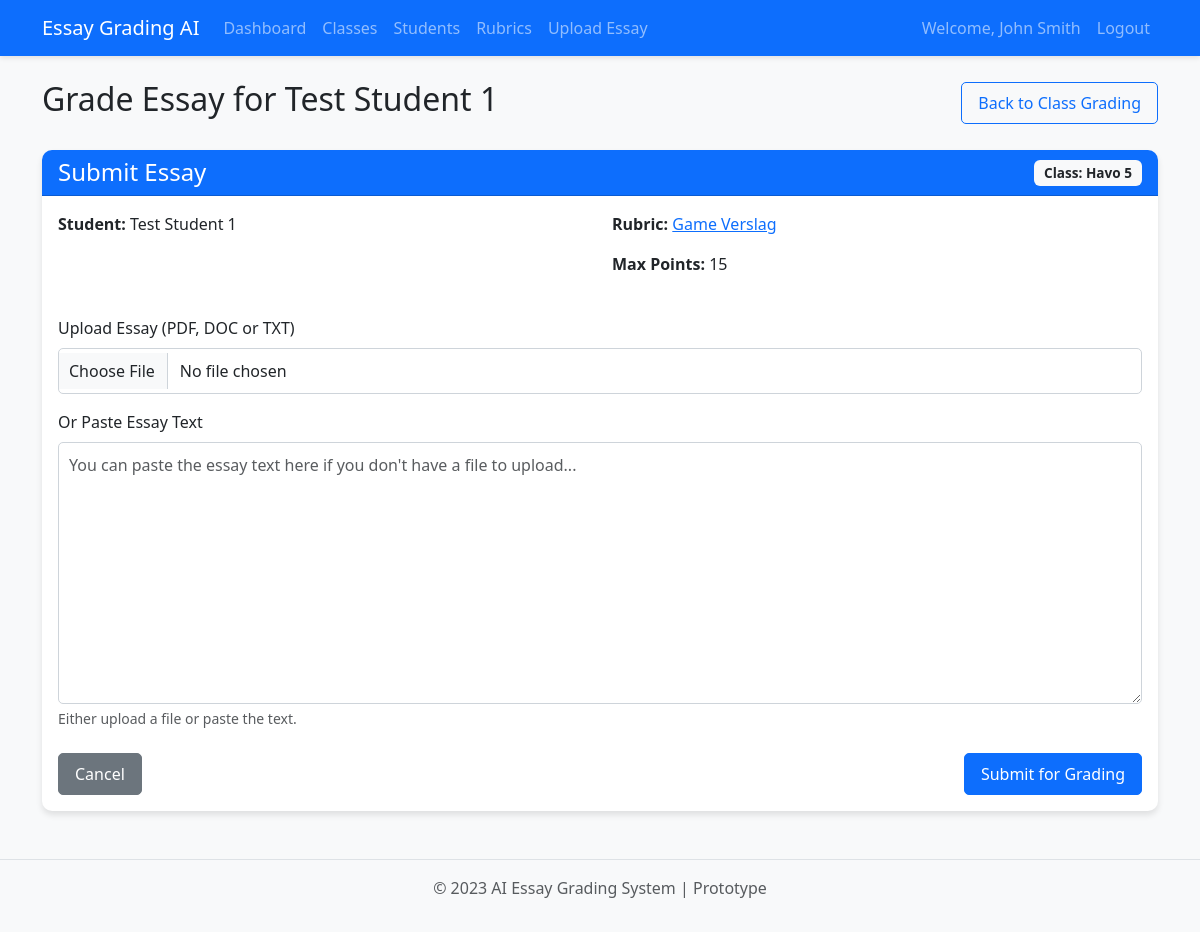
Page /classes/1/grade/1 (signed in) on the committed database.
### app.py (models this page shows)
class User(UserMixin, db.Model):
    id = db.Column(db.Integer, primary_key=True)
    email = db.Column(db.String(100), unique=True, nullable=False)
    password = db.Column(db.String(200), nullable=False)
    name = db.Column(db.String(100), nullable=False)
    rubrics = db.relationship('Rubric', backref='user', lazy=True)
    essays = db.relationship('Essay', backref='user', lazy=True)
    classes = db.relationship('Class', backref='teacher', lazy=True)
    students = db.relationship('Student', backref='teacher', lazy=True)

class Student(db.Model):
    id = db.Column(db.Integer, primary_key=True)
    name = db.Column(db.String(100), nullable=False)
    email = db.Column(db.String(100), nullable=True)
    user_id = db.Column(db.Integer, db.ForeignKey('user.id'), nullable=False)  # Teacher
    created_at = db.Column(db.DateTime, default=datetime.utcnow)
    essays = db.relationship('Essay', backref='student', lazy=True)

class Class(db.Model):
    id = db.Column(db.Integer, primary_key=True)
    name = db.Column(db.String(100), nullable=False)
    description = db.Column(db.Text, nullable=True)
    user_id = db.Column(db.Integer, db.ForeignKey('user.id'), nullable=False)
    rubric_id = db.Column(db.Integer, db.ForeignKey('rubric.id'), nullable=True)
    created_at = db.Column(db.DateTime, default=datetime.utcnow)
    students = db.relationship('Student', secondary=student_class, lazy='subquery',
                               backref=db.backref('classes', lazy=True))
    essays = db.relationship('Essay', backref='class_ref', lazy=True)

class Rubric(db.Model):
    id = db.Column(db.Integer, primary_key=True)
    name = db.Column(db.String(100), nullable=False)
    user_id = db.Column(db.Integer, db.ForeignKey('user.id'), nullable=False)
    criteria = db.relationship('RubricCriterion', backref='rubric', lazy=True, cascade="all, delete-orphan")
    essays = db.relationship('Essay', backref='rubric', lazy=True)
    created_at = db.Column(db.DateTime, default=datetime.utcnow)
    classes = db.relationship('Class', backref='assigned_rubric', lazy=True)

### app.py (the view, shortened to what this page needs)
@app.route('/classes/<int:class_id>/grade/<int:student_id>', methods=['GET', 'POST'])
@login_required
def grade_student_essay(class_id, student_id):
    class_obj = Class.query.filter_by(id=class_id, user_id=current_user.id).first_or_404()
    student = Student.query.filter_by(id=student_id, user_id=current_user.id).first_or_404()
    if student not in class_obj.students:
        flash('This student is not enrolled in this class.', 'danger')
        return redirect(url_for('class_grading', class_id=class_id))
    if not class_obj.rubric_id:
        flash('You need to assign a rubric to this class before grading essays.', 'warning')
        return redirect(url_for('edit_class', class_id=class_id))
    return render_template('classes/grade_student.html', class_obj=class_obj, student=student)

### app.py (called while the page is built)
@login_manager.user_loader
def load_user(user_id):
    return User.query.get(int(user_id))

### templates/classes/grade_student.html (shortened to what this page needs)
{% extends "base.html" %}
{% block content %}
<div class="d-flex justify-content-between align-items-center mb-4">
    <h2>Grade Essay for {{ student.name }}</h2>
    <a href="{{ url_for('class_grading', class_id=class_obj.id) }}" class="btn btn-outline-primary">Back to Class Grading</a>
</div>
<div class="card">
    <div class="card-header bg-primary text-white">
        <div class="d-flex justify-content-between align-items-center">
            <h4 class="mb-0">Submit Essay</h4>
            <span class="badge bg-light text-dark">Class: {{ class_obj.name }}</span>
        </div>
    </div>
    <div class="card-body">
        <div class="mb-4">
            <div class="row">
                <div class="col-md-6">
                    <p><strong>Student:</strong> {{ student.name }}</p>
                </div>
                <div class="col-md-6">
                    <p><strong>Rubric:</strong> <a href="{{ url_for('view_rubric', rubric_id=class_obj.rubric_id) }}">{{ class_obj.assigned_rubric.name }}</a></p>
                    <p><strong>Max Points:</strong> {{ class_obj.assigned_rubric.criteria|sum(attribute='max_points') }}</p>
                </div>
            </div>
        </div>
        <form method="post" enctype="multipart/form-data">
            <div class="mb-3">
                <label for="essay" class="form-label">Upload Essay (PDF, DOC or TXT)</label>
                <input class="form-control" type="file" id="essay" name="essay" accept=".pdf,.doc,.docx,.txt">
            </div>
            <div class="mb-3">
                <label for="essay_text" class="form-label">Or Paste Essay Text</label>
                <textarea class="form-control" id="essay_text" name="essay_text" rows="10"
                          placeholder="You can paste the essay text here if you don't have a file to upload..."></textarea>
                <div class="form-text">Either upload a file or paste the text.</div>
            </div>
            <div class="d-flex justify-content-between mt-4">
                <a href="{{ url_for('class_grading', class_id=class_obj.id) }}" class="btn btn-secondary">Cancel</a>
                <button type="submit" class="btn btn-primary">Submit for Grading</button>
            </div>
        </form>
    </div>
</div>
{% endblock %}

### templates/base.html (shortened to what this page needs)
<!DOCTYPE html>
<html lang="en">
<head>
    <link href="https://cdn.jsdelivr.net/npm/bootstrap@5.3.0/dist/css/bootstrap.min.css" rel="stylesheet">
    <link rel="stylesheet" href="{{ url_for('static', filename='css/style.css') }}">
</head>
<body>
    {% if current_user.is_authenticated %}
    <nav class="navbar navbar-expand-lg navbar-dark bg-primary">
        <div class="container">
            <a class="navbar-brand" href="{{ url_for('dashboard') }}">Essay Grading AI</a>
            <div class="collapse navbar-collapse" id="navbarNav">
                <ul class="navbar-nav me-auto">
                    <li class="nav-item">
                        <a class="nav-link" href="{{ url_for('dashboard') }}">Dashboard</a>
                    </li>
                    <li class="nav-item">
                        <a class="nav-link" href="{{ url_for('view_classes') }}">Classes</a>
                    </li>
                    <li class="nav-item">
                        <a class="nav-link" href="{{ url_for('view_students') }}">Students</a>
                    </li>
                    <li class="nav-item">
                        <a class="nav-link" href="{{ url_for('create_rubric') }}">Rubrics</a>
                    </li>
                    <li class="nav-item">
                        <a class="nav-link" href="{{ url_for('upload_essay') }}">Upload Essay</a>
                    </li>
                </ul>
                <div class="navbar-nav">
                    <span class="nav-item nav-link">Welcome, {{ current_user.name }}</span>
                    <a class="nav-link" href="{{ url_for('logout') }}">Logout</a>
                </div>
            </div>
        </div>
    </nav>
    {% endif %}
    <div class="container mt-4">
        {% block content %}{% endblock %}
    </div>
    <footer class="mt-5 py-3 text-center">
        <div class="container">
            <p class="text-muted">© 2023 AI Essay Grading System | Prototype</p>
        </div>
    </footer>
</body>
</html>

### static/css/style.css (style rules this page uses)
body { font-family: 'Segoe UI', Tahoma, Geneva, Verdana, sans-serif; background-color: #f8f9fa; }
.navbar { box-shadow: 0 2px 5px rgba(0, 0, 0, 0.1); }
.card { border: none; border-radius: 10px; box-shadow: 0 4px 6px rgba(0, 0, 0, 0.1); margin-bottom: 20px; }
.card-header { border-radius: 10px 10px 0 0 !important; }
.btn { border-radius: 5px; padding: 8px 16px; }
.form-control, .form-select { border-radius: 5px; padding: 10px; border: 1px solid #ced4da; }
.badge { font-size: 0.85em; padding: 6px 10px; }
footer { border-top: 1px solid #dee2e6; margin-top: 50px; }

### rows in the picture
User: name "John Smith"
Student: name "Test Student 1"
Class: name "Havo 5"
Rubric: assigned_rubric.name "Game Verslag"

### other values in the picture
{{ class_obj.assigned_rubric.criteria|sum(attribute='max_points') }} "15"
